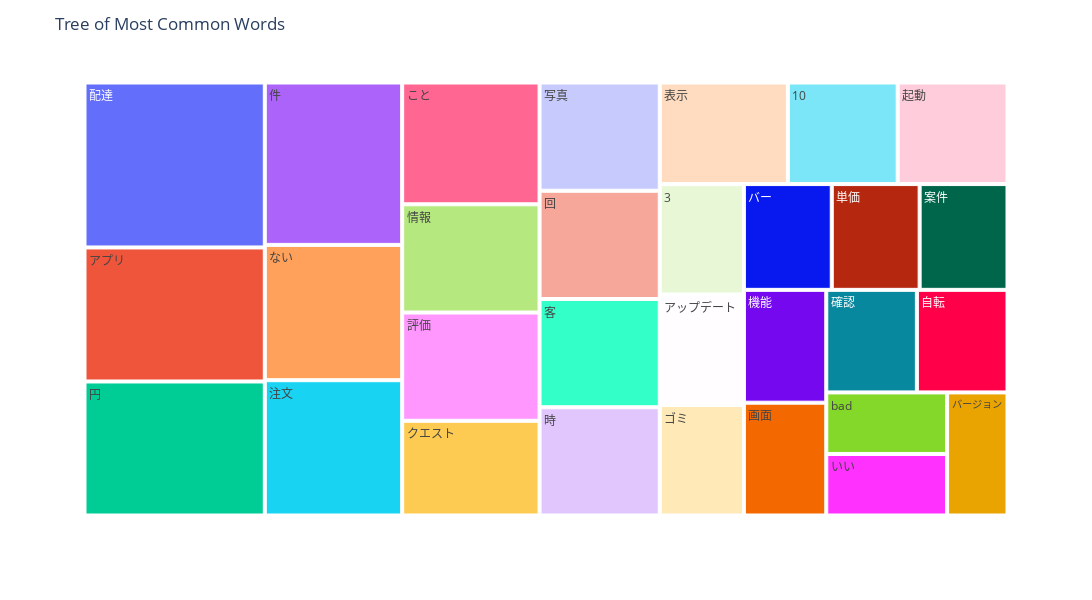

Write notebook code for a chart like this one.
### Code cell
# 単語数の分布
npt.treemap(
    title='Tree of Most Common Words',
    ngram=1,
    top_n=30,
    stopwords=stopwords,
)

### Figure 1 — Plotly figure (JSON) as saved in the notebook; plotly's stock layout.template omitted (floating-point values rounded to 4 significant figures)
{"data": [{"branchvalues": "total", "domain": {"x": [0, 1], "y": [0, 1]}, "hovertemplate": "labels=%{label}<br>word_count=%{value}<br>parent=%{parent}<br>id=%{id}<extra></extra>", "ids": ["10", "3", "bad", "いい", "こと", "ない", "アップデート", "アプリ", "クエスト", "ゴミ", "バー", "バージョン", "件", "円", "写真", "単価", "回", "客", "情報", "時", "案件", "機能", "注文", "画面", "確認", "自転", "表示", "評価", "起動", "配達"], "labels": ["10", "3", "bad", "いい", "こと", "ない", "アップデート", "アプリ", "クエスト", "ゴミ", "バー", "バージョン", "件", "円", "写真", "単価", "回", "客", "情報", "時", "案件", "機能", "注文", "画面", "確認", "自転", "表示", "評価", "起動", "配達"], "name": "", "parents": ["", "", "", "", "", "", "", "", "", "", "", "", "", "", "", "", "", "", "", "", "", "", "", "", "", "", "", "", "", ""], "type": "treemap", "values": [6, 5, 4, 4, 9, 10, 5, 13, 7, 5, 5, 4, 12, 13, 7, 5, 7, 7, 8, 7, 5, 5, 10, 5, 5, 5, 7, 8, 6, 16]}], "layout": {"height": 600, "legend": {"tracegroupgap": 0}, "margin": {"t": 60}, "title": {"text": "Tree of Most Common Words"}, "width": 1300}}
